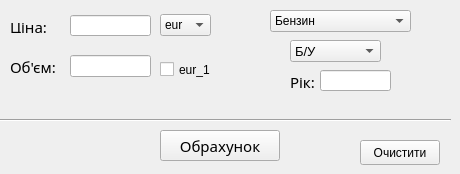
    <widget class="QWidget" name="Bus">
     <attribute name="title">
      <string>Автобуси</string>
     </attribute>
     <widget class="QPushButton" name="BBcalc">
      <property name="geometry">
       <rect>
        <x>160</x>
        <y>130</y>
        <width>120</width>
        <height>31</height>
       </rect>
      </property>
      <property name="font">
       <font>
        <family>MS Reference Sans Serif</family>
        <pointsize>11</pointsize>
       </font>
      </property>
      <property name="text">
       <string>Обрахунок</string>
      </property>
     </widget>
     <widget class="QLineEdit" name="EBprice">
      <property name="geometry">
       <rect>
        <x>70</x>
        <y>15</y>
        <width>81</width>
        <height>21</height>
       </rect>
      </property>
     </widget>
     <widget class="QLabel" name="LBvolume">
      <property name="geometry">
       <rect>
        <x>10</x>
        <y>60</y>
        <width>47</width>
        <height>13</height>
       </rect>
      </property>
      <property name="font">
       <font>
        <family>MS Reference Sans Serif</family>
        <pointsize>11</pointsize>
       </font>
      </property>
      <property name="text">
       <string>Об'єм:</string>
      </property>
     </widget>
     <widget class="QLabel" name="LBprice">
      <property name="geometry">
       <rect>
        <x>10</x>
        <y>20</y>
        <width>47</width>
        <height>13</height>
       </rect>
      </property>
      <property name="font">
       <font>
        <family>MS Reference Sans Serif</family>
        <pointsize>11</pointsize>
       </font>
      </property>
      <property name="text">
       <string>Ціна:</string>
      </property>
      <property name="textFormat">
       <enum>Qt::AutoText</enum>
      </property>
     </widget>
     <widget class="QPushButton" name="BBclear">
      <property name="geometry">
       <rect>
        <x>360</x>
        <y>140</y>
        <width>80</width>
        <height>25</height>
       </rect>
      </property>
      <property name="text">
       <string>Очистити</string>
      </property>
     </widget>
     <widget class="QLineEdit" name="EBvolume">
      <property name="geometry">
       <rect>
        <x>70</x>
        <y>55</y>
        <width>81</width>
        <height>22</height>
       </rect>
      </property>
     </widget>
     <widget class="Line" name="Bline_2">
      <property name="geometry">
       <rect>
        <x>0</x>
        <y>110</y>
        <width>451</width>
        <height>20</height>
       </rect>
      </property>
      <property name="orientation">
       <enum>Qt::Horizontal</enum>
      </property>
     </widget>
     <widget class="QComboBox" name="cBBoil">
      <property name="geometry">
       <rect>
        <x>270</x>
        <y>10</y>
        <width>141</width>
        <height>22</height>
       </rect>
      </property>
      <item>
       <property name="text">
        <string>Бензин</string>
       </property>
      </item>
      <item>
       <property name="text">
        <string>Бензин/електро</string>
       </property>
      </item>
      <item>
       <property name="text">
        <string>Дизель</string>
       </property>
      </item>
      <item>
       <property name="text">
        <string>Дизель/електро</string>
       </property>
      </item>
      <item>
       <property name="text">
        <string>Електро</string>
       </property>
      </item>
      <item>
       <property name="text">
        <string>Інші</string>
       </property>
      </item>
     </widget>
     <widget class="QComboBox" name="cBBval">
      <property name="geometry">
       <rect>
        <x>160</x>
        <y>14</y>
        <width>51</width>
        <height>22</height>
       </rect>
      </property>
      <item>
       <property name="text">
        <string>eur</string>
       </property>
      </item>
      <item>
       <property name="text">
        <string>usd</string>
       </property>
      </item>
      <item>
       <property name="text">
        <string>zlt</string>
       </property>
      </item>
      <item>
       <property name="text">
        <string>chf</string>
       </property>
      </item>
     </widget>
     <widget class="QLineEdit" name="EByear">
      <property name="geometry">
       <rect>
        <x>320</x>
        <y>70</y>
        <width>71</width>
        <height>21</height>
       </rect>
      </property>
     </widget>
     <widget class="QComboBox" name="cBBtyp">
      <property name="geometry">
       <rect>
        <x>290</x>
        <y>40</y>
        <width>91</width>
        <height>22</height>
       </rect>
      </property>
      <property name="font">
       <font>
        <pointsize>10</pointsize>
       </font>
      </property>
      <item>
       <property name="text">
        <string>Б/У</string>
       </property>
      </item>
      <item>
       <property name="text">
        <string>Нова</string>
       </property>
      </item>
     </widget>
     <widget class="QLabel" name="LByear">
      <property name="geometry">
       <rect>
        <x>290</x>
        <y>75</y>
        <width>47</width>
        <height>13</height>
       </rect>
      </property>
      <property name="font">
       <font>
        <family>MS Reference Sans Serif</family>
        <pointsize>11</pointsize>
       </font>
      </property>
      <property name="text">
       <string>Рік:</string>
      </property>
     </widget>
     <widget class="QCheckBox" name="cBBeur_1">
      <property name="geometry">
       <rect>
        <x>160</x>
        <y>60</y>
        <width>72</width>
        <height>19</height>
       </rect>
      </property>
      <property name="text">
       <string>eur_1</string>
      </property>
     </widget>
    </widget>
